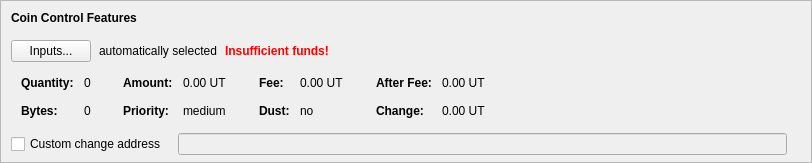
    <widget class="QFrame" name="frameCoinControl">
     <property name="sizePolicy">
      <sizepolicy hsizetype="Expanding" vsizetype="Expanding">
       <horstretch>0</horstretch>
       <verstretch>0</verstretch>
      </sizepolicy>
     </property>
     <property name="maximumSize">
      <size>
       <width>16777215</width>
       <height>16777215</height>
      </size>
     </property>
     <property name="frameShape">
      <enum>QFrame::StyledPanel</enum>
     </property>
     <property name="frameShadow">
      <enum>QFrame::Sunken</enum>
     </property>
     <layout class="QVBoxLayout" name="verticalLayoutCoinControl2">
      <property name="spacing">
       <number>0</number>
      </property>
      <property name="leftMargin">
       <number>0</number>
      </property>
      <property name="topMargin">
       <number>0</number>
      </property>
      <property name="rightMargin">
       <number>0</number>
      </property>
      <property name="bottomMargin">
       <number>6</number>
      </property>
      <item>
       <layout class="QVBoxLayout" name="verticalLayoutCoinControl" stretch="0,0,0,0,1">
        <property name="spacing">
         <number>0</number>
        </property>
        <property name="leftMargin">
         <number>10</number>
        </property>
        <property name="topMargin">
         <number>10</number>
        </property>
        <item>
         <layout class="QHBoxLayout" name="horizontalLayoutCoinControl1">
          <property name="bottomMargin">
           <number>15</number>
          </property>
          <item>
           <widget class="QLabel" name="labelCoinControlFeatures">
            <property name="sizePolicy">
             <sizepolicy hsizetype="Preferred" vsizetype="Maximum">
              <horstretch>0</horstretch>
              <verstretch>0</verstretch>
             </sizepolicy>
            </property>
            <property name="font">
             <font>
              <weight>75</weight>
              <bold>true</bold>
             </font>
            </property>
            <property name="styleSheet">
             <string notr="true">font-weight:bold;</string>
            </property>
            <property name="text">
             <string>Coin Control Features</string>
            </property>
           </widget>
          </item>
         </layout>
        </item>
        <item>
         <layout class="QHBoxLayout" name="horizontalLayoutCoinControl2" stretch="0,0,0,0">
          <property name="spacing">
           <number>8</number>
          </property>
          <property name="bottomMargin">
           <number>10</number>
          </property>
          <item>
           <widget class="QPushButton" name="pushButtonCoinControl">
            <property name="styleSheet">
             <string notr="true"/>
            </property>
            <property name="text">
             <string>Inputs...</string>
            </property>
            <property name="autoDefault">
             <bool>false</bool>
            </property>
           </widget>
          </item>
          <item>
           <widget class="QLabel" name="labelCoinControlAutomaticallySelected">
            <property name="text">
             <string>automatically selected</string>
            </property>
            <property name="margin">
             <number>5</number>
            </property>
           </widget>
          </item>
          <item>
           <widget class="QLabel" name="labelCoinControlInsuffFunds">
            <property name="font">
             <font>
              <weight>75</weight>
              <bold>true</bold>
             </font>
            </property>
            <property name="styleSheet">
             <string notr="true">color:red;font-weight:bold;</string>
            </property>
            <property name="text">
             <string>Insufficient funds!</string>
            </property>
            <property name="margin">
             <number>5</number>
            </property>
           </widget>
          </item>
          <item>
           <spacer name="horizontalSpacerCoinControl">
            <property name="orientation">
             <enum>Qt::Horizontal</enum>
            </property>
            <property name="sizeHint" stdset="0">
             <size>
              <width>40</width>
              <height>1</height>
             </size>
            </property>
           </spacer>
          </item>
         </layout>
        </item>
        <item>
         <widget class="QWidget" name="widgetCoinControl" native="true">
          <property name="sizePolicy">
           <sizepolicy hsizetype="Preferred" vsizetype="Preferred">
            <horstretch>0</horstretch>
            <verstretch>0</verstretch>
           </sizepolicy>
          </property>
          <property name="minimumSize">
           <size>
            <width>0</width>
            <height>0</height>
           </size>
          </property>
          <property name="styleSheet">
           <string notr="true"/>
          </property>
          <layout class="QHBoxLayout" name="horizontalLayoutCoinControl5">
           <property name="leftMargin">
            <number>0</number>
           </property>
           <property name="topMargin">
            <number>0</number>
           </property>
           <property name="rightMargin">
            <number>0</number>
           </property>
           <property name="bottomMargin">
            <number>0</number>
           </property>
           <item>
            <layout class="QHBoxLayout" name="horizontalLayoutCoinControl3" stretch="0,0,0,1">
             <property name="spacing">
              <number>20</number>
             </property>
             <property name="topMargin">
              <number>0</number>
             </property>
             <property name="bottomMargin">
              <number>10</number>
             </property>
             <item>
              <layout class="QFormLayout" name="formLayoutCoinControl1">
               <property name="horizontalSpacing">
                <number>10</number>
               </property>
               <property name="verticalSpacing">
                <number>14</number>
               </property>
               <property name="leftMargin">
                <number>10</number>
               </property>
               <property name="topMargin">
                <number>4</number>
               </property>
               <property name="rightMargin">
                <number>6</number>
               </property>
               <item row="0" column="0">
                <widget class="QLabel" name="labelCoinControlQuantityText">
                 <property name="font">
                  <font>
                   <weight>75</weight>
                   <bold>true</bold>
                  </font>
                 </property>
                 <property name="text">
                  <string>Quantity:</string>
                 </property>
                 <property name="margin">
                  <number>0</number>
                 </property>
                </widget>
               </item>
               <item row="0" column="1">
                <widget class="QLabel" name="labelCoinControlQuantity">
                 <property name="cursor">
                  <cursorShape>IBeamCursor</cursorShape>
                 </property>
                 <property name="contextMenuPolicy">
                  <enum>Qt::ActionsContextMenu</enum>
                 </property>
                 <property name="text">
                  <string notr="true">0</string>
                 </property>
                 <property name="margin">
                  <number>0</number>
                 </property>
                 <property name="textInteractionFlags">
                  <set>Qt::LinksAccessibleByMouse|Qt::TextSelectableByKeyboard|Qt::TextSelectableByMouse</set>
                 </property>
                </widget>
               </item>
               <item row="1" column="0">
                <widget class="QLabel" name="labelCoinControlBytesText">
                 <property name="font">
                  <font>
                   <weight>75</weight>
                   <bold>true</bold>
                  </font>
                 </property>
                 <property name="text">
                  <string>Bytes:</string>
                 </property>
                </widget>
               </item>
               <item row="1" column="1">
                <widget class="QLabel" name="labelCoinControlBytes">
                 <property name="cursor">
                  <cursorShape>IBeamCursor</cursorShape>
                 </property>
                 <property name="contextMenuPolicy">
                  <enum>Qt::ActionsContextMenu</enum>
                 </property>
                 <property name="text">
                  <string notr="true">0</string>
                 </property>
                 <property name="textInteractionFlags">
                  <set>Qt::LinksAccessibleByMouse|Qt::TextSelectableByKeyboard|Qt::TextSelectableByMouse</set>
                 </property>
                </widget>
               </item>
              </layout>
             </item>
             <item>
              <layout class="QFormLayout" name="formLayoutCoinControl2">
               <property name="horizontalSpacing">
                <number>10</number>
               </property>
               <property name="verticalSpacing">
                <number>14</number>
               </property>
               <property name="leftMargin">
                <number>6</number>
               </property>
               <property name="topMargin">
                <number>4</number>
               </property>
               <property name="rightMargin">
                <number>6</number>
               </property>
               <item row="0" column="0">
                <widget class="QLabel" name="labelCoinControlAmountText">
                 <property name="font">
                  <font>
                   <weight>75</weight>
                   <bold>true</bold>
                  </font>
                 </property>
                 <property name="text">
                  <string>Amount:</string>
                 </property>
                 <property name="margin">
                  <number>0</number>
                 </property>
                </widget>
               </item>
               <item row="0" column="1">
                <widget class="QLabel" name="labelCoinControlAmount">
                 <property name="cursor">
                  <cursorShape>IBeamCursor</cursorShape>
                 </property>
                 <property name="contextMenuPolicy">
                  <enum>Qt::ActionsContextMenu</enum>
                 </property>
                 <property name="text">
                  <string notr="true">0.00 UT</string>
                 </property>
                 <property name="textInteractionFlags">
                  <set>Qt::LinksAccessibleByMouse|Qt::TextSelectableByKeyboard|Qt::TextSelectableByMouse</set>
                 </property>
                </widget>
               </item>
               <item row="1" column="0">
                <widget class="QLabel" name="labelCoinControlPriorityText">
                 <property name="font">
                  <font>
                   <weight>75</weight>
                   <bold>true</bold>
                  </font>
                 </property>
                 <property name="text">
                  <string>Priority:</string>
                 </property>
                </widget>
               </item>
               <item row="1" column="1">
                <widget class="QLabel" name="labelCoinControlPriority">
                 <property name="cursor">
                  <cursorShape>IBeamCursor</cursorShape>
                 </property>
                 <property name="contextMenuPolicy">
                  <enum>Qt::ActionsContextMenu</enum>
                 </property>
                 <property name="text">
                  <string>medium</string>
                 </property>
                 <property name="textInteractionFlags">
                  <set>Qt::LinksAccessibleByMouse|Qt::TextSelectableByKeyboard|Qt::TextSelectableByMouse</set>
                 </property>
                </widget>
               </item>
              </layout>
             </item>
             <item>
              <layout class="QFormLayout" name="formLayoutCoinControl3">
               <property name="horizontalSpacing">
                <number>10</number>
               </property>
               <property name="verticalSpacing">
                <number>14</number>
               </property>
               <property name="leftMargin">
                <number>6</number>
               </property>
               <property name="topMargin">
                <number>4</number>
               </property>
               <property name="rightMargin">
                <number>6</number>
               </property>
               <item row="0" column="0">
                <widget class="QLabel" name="labelCoinControlFeeText">
                 <property name="font">
                  <font>
                   <weight>75</weight>
                   <bold>true</bold>
                  </font>
                 </property>
                 <property name="text">
                  <string>Fee:</string>
                 </property>
                 <property name="margin">
                  <number>0</number>
                 </property>
                </widget>
               </item>
               <item row="0" column="1">
                <widget class="QLabel" name="labelCoinControlFee">
                 <property name="cursor">
                  <cursorShape>IBeamCursor</cursorShape>
                 </property>
                 <property name="contextMenuPolicy">
                  <enum>Qt::ActionsContextMenu</enum>
                 </property>
                 <property name="text">
                  <string notr="true">0.00 UT</string>
                 </property>
                 <property name="textInteractionFlags">
                  <set>Qt::LinksAccessibleByMouse|Qt::TextSelectableByKeyboard|Qt::TextSelectableByMouse</set>
                 </property>
                </widget>
               </item>
               <item row="1" column="0">
                <widget class="QLabel" name="labelCoinControlLowOutputText">
                 <property name="font">
                  <font>
                   <weight>75</weight>
                   <bold>true</bold>
                  </font>
                 </property>
                 <property name="text">
                  <string>Dust:</string>
                 </property>
                </widget>
               </item>
               <item row="1" column="1">
                <widget class="QLabel" name="labelCoinControlLowOutput">
                 <property name="cursor">
                  <cursorShape>IBeamCursor</cursorShape>
                 </property>
                 <property name="contextMenuPolicy">
                  <enum>Qt::ActionsContextMenu</enum>
                 </property>
                 <property name="text">
                  <string>no</string>
                 </property>
                 <property name="textInteractionFlags">
                  <set>Qt::LinksAccessibleByMouse|Qt::TextSelectableByKeyboard|Qt::TextSelectableByMouse</set>
                 </property>
                </widget>
               </item>
              </layout>
             </item>
             <item>
              <layout class="QFormLayout" name="formLayoutCoinControl4">
               <property name="horizontalSpacing">
                <number>10</number>
               </property>
               <property name="verticalSpacing">
                <number>14</number>
               </property>
               <property name="leftMargin">
                <number>6</number>
               </property>
               <property name="topMargin">
                <number>4</number>
               </property>
               <property name="rightMargin">
                <number>6</number>
               </property>
               <item row="0" column="0">
                <widget class="QLabel" name="labelCoinControlAfterFeeText">
                 <property name="font">
                  <font>
                   <weight>75</weight>
                   <bold>true</bold>
                  </font>
                 </property>
                 <property name="text">
                  <string>After Fee:</string>
                 </property>
                 <property name="margin">
                  <number>0</number>
                 </property>
                </widget>
               </item>
               <item row="0" column="1">
                <widget class="QLabel" name="labelCoinControlAfterFee">
                 <property name="cursor">
                  <cursorShape>IBeamCursor</cursorShape>
                 </property>
                 <property name="contextMenuPolicy">
                  <enum>Qt::ActionsContextMenu</enum>
                 </property>
                 <property name="text">
                  <string notr="true">0.00 UT</string>
                 </property>
                 <property name="textInteractionFlags">
                  <set>Qt::LinksAccessibleByMouse|Qt::TextSelectableByKeyboard|Qt::TextSelectableByMouse</set>
                 </property>
                </widget>
               </item>
               <item row="1" column="0">
                <widget class="QLabel" name="labelCoinControlChangeText">
                 <property name="font">
                  <font>
                   <weight>75</weight>
                   <bold>true</bold>
                  </font>
                 </property>
                 <property name="text">
                  <string>Change:</string>
                 </property>
                </widget>
               </item>
               <item row="1" column="1">
                <widget class="QLabel" name="labelCoinControlChange">
                 <property name="cursor">
                  <cursorShape>IBeamCursor</cursorShape>
                 </property>
                 <property name="contextMenuPolicy">
                  <enum>Qt::ActionsContextMenu</enum>
                 </property>
                 <property name="text">
                  <string notr="true">0.00 UT</string>
                 </property>
                 <property name="textInteractionFlags">
                  <set>Qt::LinksAccessibleByMouse|Qt::TextSelectableByKeyboard|Qt::TextSelectableByMouse</set>
                 </property>
                </widget>
               </item>
              </layout>
             </item>
            </layout>
           </item>
          </layout>
         </widget>
        </item>
        <item>
         <layout class="QHBoxLayout" name="horizontalLayoutCoinControl4" stretch="0,0,0">
          <property name="spacing">
           <number>12</number>
          </property>
          <property name="sizeConstraint">
           <enum>QLayout::SetDefaultConstraint</enum>
          </property>
          <property name="topMargin">
           <number>5</number>
          </property>
          <property name="rightMargin">
           <number>5</number>
          </property>
          <item>
           <widget class="QCheckBox" name="checkBoxCoinControlChange">
            <property name="toolTip">
             <string>If this is activated, but the change address is empty or invalid, change will be sent to a newly generated address.</string>
            </property>
            <property name="text">
             <string>Custom change address</string>
            </property>
           </widget>
          </item>
          <item>
           <widget class="QValidatedLineEdit" name="lineEditCoinControlChange">
            <property name="enabled">
             <bool>false</bool>
            </property>
            <property name="sizePolicy">
             <sizepolicy hsizetype="Expanding" vsizetype="Fixed">
              <horstretch>0</horstretch>
              <verstretch>0</verstretch>
             </sizepolicy>
            </property>
           </widget>
          </item>
          <item>
           <widget class="QLabel" name="labelCoinControlChangeLabel">
            <property name="sizePolicy">
             <sizepolicy hsizetype="Preferred" vsizetype="Expanding">
              <horstretch>0</horstretch>
              <verstretch>0</verstretch>
             </sizepolicy>
            </property>
            <property name="minimumSize">
             <size>
              <width>0</width>
              <height>0</height>
             </size>
            </property>
            <property name="text">
             <string/>
            </property>
            <property name="margin">
             <number>3</number>
            </property>
           </widget>
          </item>
         </layout>
        </item>
        <item>
         <spacer name="verticalSpacerCoinControl">
          <property name="orientation">
           <enum>Qt::Vertical</enum>
          </property>
          <property name="sizeHint" stdset="0">
           <size>
            <width>800</width>
            <height>1</height>
           </size>
          </property>
         </spacer>
        </item>
       </layout>
      </item>
     </layout>
    </widget>
